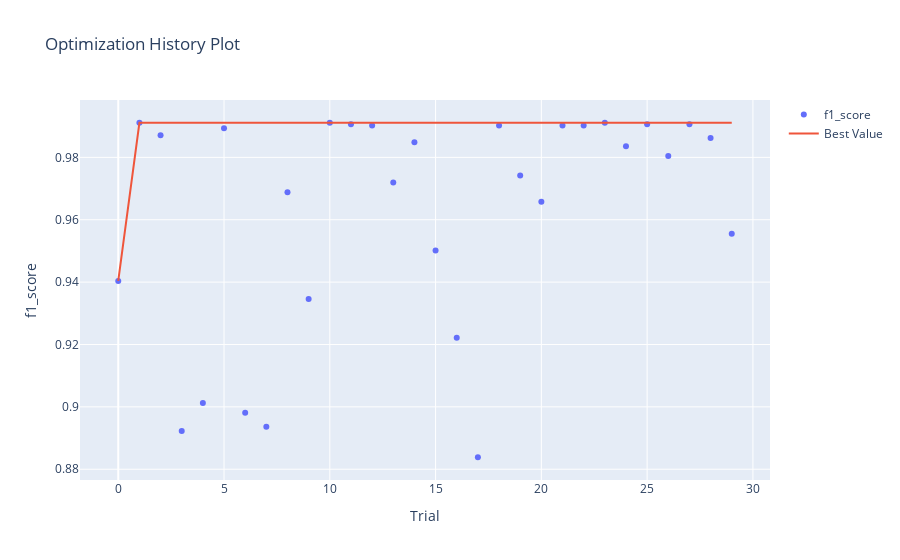

Source (notebook cell):
### Code cell
#check whether optimization is moving in the right direction by the number of trials on x-axis and the metrics on y_axis
optuna.visualization.plot_optimization_history(study_optuna_nb, target_name="f1_score")

### Figure 1 — Plotly figure (JSON) as saved in the notebook; plotly's stock layout.template omitted (floating-point values rounded to 4 significant figures)
{"data": [{"mode": "markers", "name": "f1_score", "type": "scatter", "x": [0, 1, 2, 3, 4, 5, 6, 7, 8, 9, 10, 11, 12, 13, 14, 15, 16, 17, 18, 19, 20, 21, 22, 23, 24, 25, 26, 27, 28, 29], "y": [0.9404, 0.9911, 0.9871, 0.8923, 0.9012, 0.9893, 0.8981, 0.8936, 0.9689, 0.9346, 0.9911, 0.9907, 0.9902, 0.972, 0.9849, 0.9502, 0.9221, 0.8838, 0.9902, 0.9742, 0.9657, 0.9902, 0.9902, 0.9911, 0.9835, 0.9907, 0.9804, 0.9907, 0.9862, 0.9555]}, {"mode": "lines", "name": "Best Value", "type": "scatter", "x": [0, 1, 2, 3, 4, 5, 6, 7, 8, 9, 10, 11, 12, 13, 14, 15, 16, 17, 18, 19, 20, 21, 22, 23, 24, 25, 26, 27, 28, 29], "y": [0.9404, 0.9911, 0.9911, 0.9911, 0.9911, 0.9911, 0.9911, 0.9911, 0.9911, 0.9911, 0.9911, 0.9911, 0.9911, 0.9911, 0.9911, 0.9911, 0.9911, 0.9911, 0.9911, 0.9911, 0.9911, 0.9911, 0.9911, 0.9911, 0.9911, 0.9911, 0.9911, 0.9911, 0.9911, 0.9911]}, {"marker": {"color": "#cccccc"}, "mode": "markers", "name": "Infeasible Trial", "showlegend": false, "type": "scatter", "x": [], "y": []}], "layout": {"title": {"text": "Optimization History Plot"}, "xaxis": {"title": {"text": "Trial"}}, "yaxis": {"title": {"text": "f1_score"}}}}
